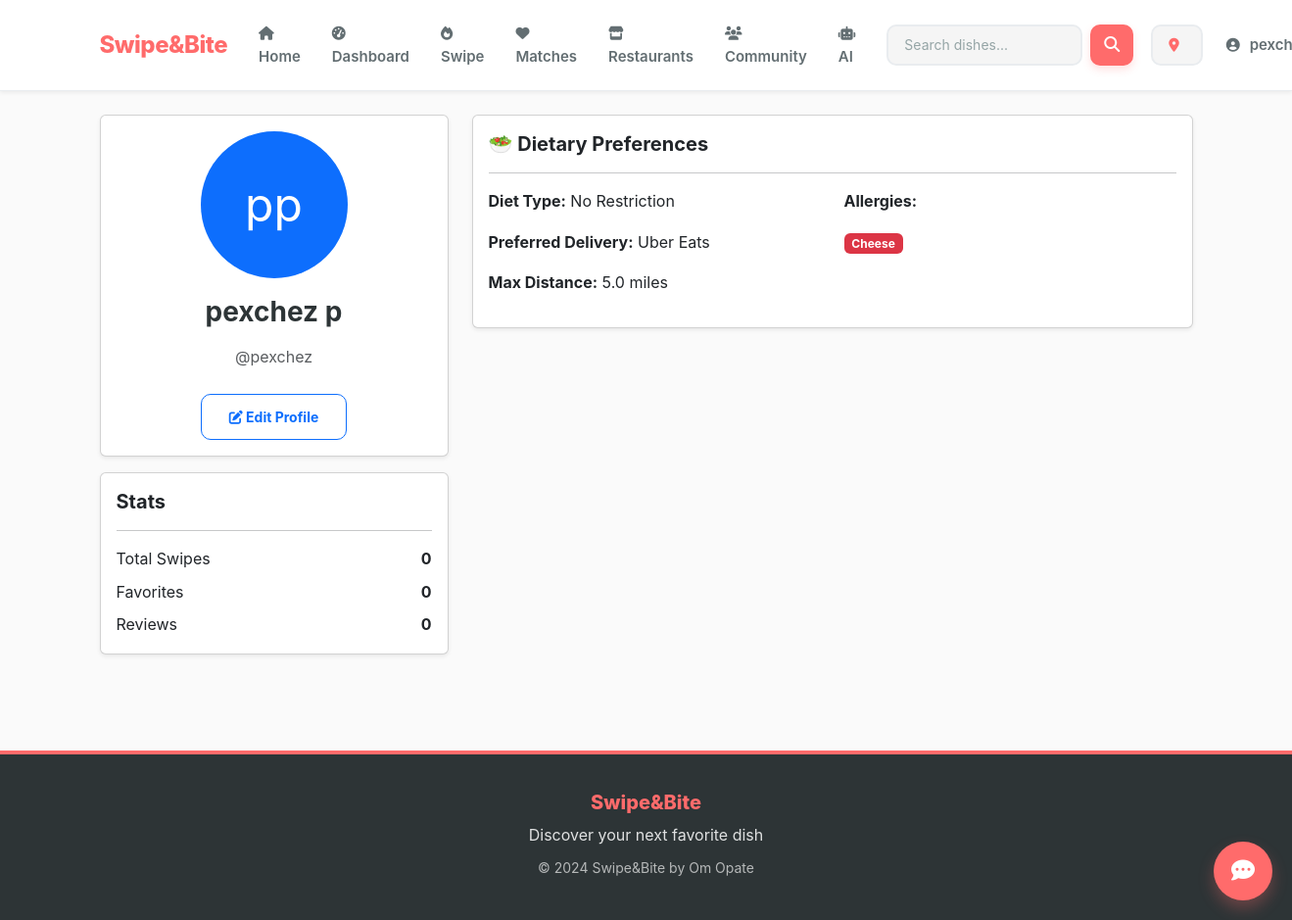
The app's page /accounts/profile/ (signed in) with its own data.
### accounts/models.py (models this page shows, shortened)
class UserProfile(models.Model):
    DIET_CHOICES = [
        ('none', 'No Restriction'),
        ('vegetarian', 'Vegetarian'),
        ('vegan', 'Vegan'),
        ('pescatarian', 'Pescatarian'),
        ('keto', 'Keto'),
        ('paleo', 'Paleo'),
        ('halal', 'Halal'),
        ('kosher', 'Kosher'),
    ]
    DELIVERY_CHOICES = [
        ('ubereats', 'Uber Eats'),
        ('doordash', 'DoorDash'),
        ('grubhub', 'Grubhub'),
    ]
    user = models.OneToOneField(User, on_delete=models.CASCADE, related_name='profile')
    city = models.CharField(max_length=100, blank=True)
    bio = models.TextField(max_length=500, blank=True)
    profile_picture = models.ImageField(upload_to='profile_pics/', blank=True, null=True)
    diet_type = models.CharField(max_length=20, choices=DIET_CHOICES, default='none')
    allergies = models.TextField(
        blank=True,
        help_text="Comma-separated list of allergies (e.g., peanuts, shellfish, dairy)"
    )
    favorite_cuisines = models.TextField(
        blank=True,
        help_text="Comma-separated list of favorite cuisines (e.g., Italian, Mexican, Chinese)"
    )
    daily_calorie_goal = models.IntegerField(null=True, blank=True)
    protein_goal = models.IntegerField(null=True, blank=True, help_text="grams")
    carbs_goal = models.IntegerField(null=True, blank=True, help_text="grams")
    fat_goal = models.IntegerField(null=True, blank=True, help_text="grams")
    preferred_delivery_app = models.CharField(
        max_length=20,
        choices=DELIVERY_CHOICES,
        default='ubereats'
    )
    max_distance_miles = models.FloatField(default=5.0, help_text="Maximum distance for restaurants")
    created_at = models.DateTimeField(auto_now_add=True)
    updated_at = models.DateTimeField(auto_now=True)
    def get_allergies_list(self):
        if self.allergies:
            return [a.strip() for a in self.allergies.split(',')]
        return []
    class Meta:
        verbose_name = "User Profile"
        verbose_name_plural = "User Profiles"

### accounts/views.py (the view)
# urls.py: path('profile/', views.profile_view, name='profile'),
@login_required
def profile_view(request):
    profile = request.user.profile
    context = {
        'profile': profile,
        'user': request.user,
    }
    return render(request, 'accounts/profile.html', context)

### dishes/context_processors.py (called while the page is built)
def user_location(request):
    location = request.session.get('user_location')
    return {
        'user_location': location
    }

### templates/accounts/profile.html (shortened to what this page needs)
{% extends 'base.html' %}
{% load static %}
{% block content %}
<div class="container mt-4">
    <div class="row">
        <div class="col-md-4">
            <div class="card shadow-sm">
                <div class="card-body text-center">
                    {% if profile.profile_picture %}
                        <img src="{{ profile.profile_picture.url }}" alt="Profile Picture" class="rounded-circle mb-3" style="width: 150px; height: 150px; object-fit: cover;">
                    {% else %}
                        <div class="rounded-circle bg-primary text-white d-flex align-items-center justify-content-center mx-auto mb-3" style="width: 150px; height: 150px; font-size: 48px;">
                            {{ user.first_name.0 }}{{ user.last_name.0 }}
                        </div>
                    {% endif %}
                    <h3>{{ user.get_full_name }}</h3>
                    <p class="text-muted">@{{ user.username }}</p>
                    <a href="{% url 'accounts:profile_edit' %}" class="btn btn-outline-primary btn-sm mt-2">
                        <i class="fas fa-edit"></i> Edit Profile
                    </a>
                </div>
            </div>
            <div class="card shadow-sm mt-3">
                <div class="card-body">
                    <h5 class="card-title">Stats</h5>
                    <hr>
                    <div class="d-flex justify-content-between mb-2">
                        <span>Total Swipes</span>
                        <strong>{{ total_swipes|default:0 }}</strong>
                    </div>
                    <div class="d-flex justify-content-between mb-2">
                        <span>Favorites</span>
                        <strong>{{ favorites_count|default:0 }}</strong>
                    </div>
                    <div class="d-flex justify-content-between">
                        <span>Reviews</span>
                        <strong>{{ reviews_count|default:0 }}</strong>
                    </div>
                </div>
            </div>
        </div>
        <div class="col-md-8">
            <div class="card shadow-sm mb-3">
                <div class="card-body">
                    <h5 class="card-title">🥗 Dietary Preferences</h5>
                    <hr>
                    <div class="row">
                        <div class="col-md-6">
                            <p><strong>Diet Type:</strong> {{ profile.get_diet_type_display }}</p>
                            <p><strong>Preferred Delivery:</strong> {{ profile.get_preferred_delivery_app_display }}</p>
                            <p><strong>Max Distance:</strong> {{ profile.max_distance_miles }} miles</p>
                        </div>
                        <div class="col-md-6">
                            {% if profile.allergies %}
                                <p><strong>Allergies:</strong></p>
                                <div class="mb-2">
                                    {% for allergy in profile.get_allergies_list %}
                                        <span class="badge bg-danger">{{ allergy }}</span>
                                    {% endfor %}
                                </div>
                            {% endif %}
                        </div>
                    </div>
                </div>
            </div>
        </div>
    </div>
</div>
{% endblock %}

### templates/base.html (shortened to what this page needs)
<!DOCTYPE html>
<html lang="en">
<head>
    {% load static %}
    <link href="https://cdn.jsdelivr.net/npm/bootstrap@5.3.0/dist/css/bootstrap.min.css" rel="stylesheet">
    <link rel="stylesheet" href="https://cdnjs.cloudflare.com/ajax/libs/font-awesome/6.4.0/css/all.min.css">
    <link rel="stylesheet" href="{% static 'css/swipe&bite.css' %}">
</head>
<body>
    <nav class="navbar navbar-expand-lg navbar-light">
        <div class="container">
            <a class="navbar-brand" href="{% url 'home' %}">Swipe&Bite</a>
            <div class="collapse navbar-collapse" id="navbarNav">
                <ul class="navbar-nav ms-auto align-items-center">
                    <li class="nav-item"><a class="nav-link" href="{% url 'home' %}"><i class="fas fa-home"></i> Home</a></li>
                    {% if user.is_authenticated %}
                    <li class="nav-item"><a class="nav-link" href="{% url 'accounts:dashboard' %}"><i class="fas fa-tachometer-alt"></i> Dashboard</a></li>
                    <li class="nav-item"><a class="nav-link" href="{% url 'swipes:swipe_feed' %}"><i class="fas fa-fire"></i> Swipe</a></li>
                    <li class="nav-item"><a class="nav-link" href="{% url 'swipes:matches' %}"><i class="fas fa-heart"></i> Matches</a></li>
                    {% endif %}
                    <li class="nav-item"><a class="nav-link" href="{% url 'dishes:restaurant_list' %}"><i class="fas fa-store"></i> Restaurants</a></li>
                    <li class="nav-item"><a class="nav-link" href="{% url 'community:community_home' %}"><i class="fas fa-users"></i> Community</a></li>
                    <li class="nav-item"><a class="nav-link" href="{% url 'recommender:recommender_home' %}"><i class="fas fa-robot"></i> AI</a></li>
                    <li class="nav-item">
                        <form action="{% url 'dishes:search' %}" method="get" class="search-form">
                            <input type="text" name="q" placeholder="Search dishes..." value="{{ request.GET.q }}">
                            <button type="submit"><i class="fas fa-search"></i></button>
                        </form>
                    </li>
                    <li class="nav-item ms-2">
                        <button class="location-btn" data-bs-toggle="modal" data-bs-target="#locationModal">
                            <i class="fas fa-map-marker-alt"></i>
                        </button>
                    </li>
                    {% if user.is_authenticated %}
                    <li class="nav-item dropdown ms-2">
                        <a class="nav-link dropdown-toggle" href="#" role="button" data-bs-toggle="dropdown">
                            <i class="fas fa-user-circle"></i> {{ user.username }}
                        </a>
                    </li>
                    {% else %}
                    <li class="nav-item ms-2"><a class="btn btn-outline-light btn-sm" href="{% url 'accounts:login' %}">Login</a></li>
                    {% endif %}
                </ul>
            </div>
        </div>
    </nav>
    <div id="chatbotWidget">
        <button id="chatbotToggle" onclick="toggleChatbot()"><i class="fas fa-comment-dots"></i></button>
    </div>
    <div style="min-height: calc(100vh - 200px); padding-bottom: 50px;">
        {% block content %}{% endblock %}
    </div>
    <footer class="text-center">
        <div class="container">
            <h5>Swipe&Bite</h5>
            <p>Discover your next favorite dish</p>
            <small>&copy; 2024 Swipe&Bite by Om Opate</small>
        </div>
    </footer>
</body>
</html>

### static/css/swipe&bite.css (style rules this page uses)
:root { --primary-coral: #FF6B6B; --primary-coral-dark: #EE5A52; --primary-coral-light: #FF8787; --secondary-teal: #20C997; --secondary-blue: #4ECDC4; --secondary-purple: #9C88FF; --accent-orange: #FFA94D; --accent-yellow: #FFD93D; --accent-green: #6BCF7F; --accent-pink: #FF6B9D; --success: #20C997; --success-light: #4ECDC4; --warning: #FFA94D; --warning-light: #FFB366; --danger: #FF6B6B; --info: #4FC3F7; --gray-50: #FAFAFA; --gray-100: #F5F5F5; --gray-200: #EEEEEE; --gray-300: #E0E0E0; --gray-400: #BDBDBD; --gray-500: #9E9E9E; --gray-600: #757575; --gray-700: #616161; --gray-800: #424242; --gray-900: #212121; --text-primary: #2D3436; --text-secondary: #636E72; --text-tertiary: #95A5A6; --text-white: #FFFFFF; --bg-primary: #FFFFFF; --bg-secondary: #FAFAFA; --bg-tertiary: #F5F5F5; --bg-coral-light: #FFF5F5; --bg-teal-light: #F0FFF9; --border-light: #E9ECEF; --border-medium: #CED4DA; --border-dark: #ADB5BD; --shadow-xs: 0 1px 2px rgba(0, 0, 0, 0.04); --shadow-sm: 0 2px 4px rgba(0, 0, 0, 0.06); --shadow-md: 0 4px 8px rgba(0, 0, 0, 0.08); --shadow-lg: 0 8px 16px rgba(0, 0, 0, 0.1); --shadow-xl: 0 16px 32px rgba(0, 0, 0, 0.12); --shadow-coral: 0 4px 12px rgba(255, 107, 107, 0.2); --shadow-teal: 0 4px 12px rgba(32, 201, 151, 0.2); --radius-sm: 6px; --radius-md: 10px; --radius-lg: 14px; --radius-xl: 18px; --radius-full: 9999px; --transition-fast: 150ms ease-in-out; --transition-base: 200ms ease-in-out; --transition-slow: 300ms ease-in-out; --space-xs: 0.25rem; --space-sm: 0.5rem; --space-md: 1rem; --space-lg: 1.5rem; --space-xl: 2rem; --space-2xl: 3rem; }
body { font-family: -apple-system, BlinkMacSystemFont, 'Segoe UI', 'Roboto', 'Helvetica Neue', Arial, sans-serif; font-size: 16px; line-height: 1.6; color: var(--text-primary); background-color: var(--bg-secondary); -webkit-font-smoothing: antialiased; -moz-osx-font-smoothing: grayscale; }
h1, h2, h3, h4, h5, h6 { font-weight: 700; line-height: 1.3; color: var(--text-primary); margin-bottom: var(--space-md); }
h3 { font-size: 1.75rem; }
h5 { font-size: 1.25rem; }
.text-center { text-align: center; }

### templates/base.html (style rules this page uses)
body { font-family: -apple-system, BlinkMacSystemFont, 'Segoe UI', 'Roboto', 'Helvetica Neue', Arial, sans-serif; background: #FAFAFA; min-height: 100vh; color: #2D3436; }
.navbar { background: #FFFFFF !important; box-shadow: 0 2px 4px rgba(0, 0, 0, 0.06); border-bottom: 1px solid #E9ECEF; padding: 0.875rem 0; }
.navbar-brand { font-weight: 800; font-size: 1.5rem; color: #FF6B6B !important; letter-spacing: -0.5px; transition: all 200ms ease-in-out; }
.nav-link { color: #636E72 !important; font-weight: 600; padding: 0.5rem 1rem !important; border-radius: 10px; font-size: 0.9375rem; transition: all 200ms ease-in-out; }
.nav-link i { margin-right: 0.375rem; font-size: 0.875rem; }
.search-form { display: flex; align-items: center; margin: 0 10px; }
.search-form input { background: #F5F5F5; border: 2px solid #E9ECEF; color: #2D3436; padding: 0.5rem 1rem; border-radius: 10px; font-size: 0.875rem; width: 200px; transition: all 200ms ease-in-out; }
.search-form input::placeholder { color: #95A5A6; }
.search-form button { background: #FF6B6B; border: none; color: white; padding: 0.5rem 0.875rem; border-radius: 10px; margin-left: 0.5rem; transition: all 200ms ease-in-out; font-weight: 700; box-shadow: 0 4px 8px rgba(255, 107, 107, 0.2); }
.location-btn { background: #F5F5F5; border: 2px solid #E9ECEF; color: #636E72; padding: 0.5rem 1rem; border-radius: 10px; font-size: 0.875rem; font-weight: 600; transition: all 200ms ease-in-out; }
.location-btn i { margin-right: 0.375rem; color: #FF6B6B; }
#chatbotWidget { position: fixed; bottom: 20px; right: 20px; z-index: 1000; }
#chatbotToggle { width: 60px; height: 60px; border-radius: 50%; background: #FF6B6B; border: none; color: white; font-size: 24px; box-shadow: 0 8px 16px rgba(255, 107, 107, 0.3); cursor: pointer; transition: all 200ms ease-in-out; }
footer { background: #2D3436; color: white; padding: 2.5rem 0; margin-top: 3rem; position: relative; }
footer::before { content: ''; position: absolute; top: 0; left: 0; right: 0; height: 4px; background: #FF6B6B; }
footer h5 { font-weight: 800; color: #FF6B6B; margin-bottom: 0.5rem; }
footer p { color: rgba(255, 255, 255, 0.85); margin-bottom: 0.5rem; }
footer small { color: rgba(255, 255, 255, 0.65); }
.btn { border-radius: 10px; font-weight: 700; padding: 0.75rem 1.75rem; transition: all 200ms ease-in-out; }

### records on screen
UserProfile: diet_type "No Restriction", preferred_delivery_app "Uber Eats", max_distance_miles "5.0", get_allergies_list "Cheese"

### other values on screen
{{ user.first_name.0 }} "p"
{{ user.last_name.0 }} "p"
{{ user.get_full_name }} "pexchez p"
{{ user.username }} "pexchez"
{{ total_swipes|default:0 }} "0"
{{ favorites_count|default:0 }} "0"
{{ reviews_count|default:0 }} "0"
